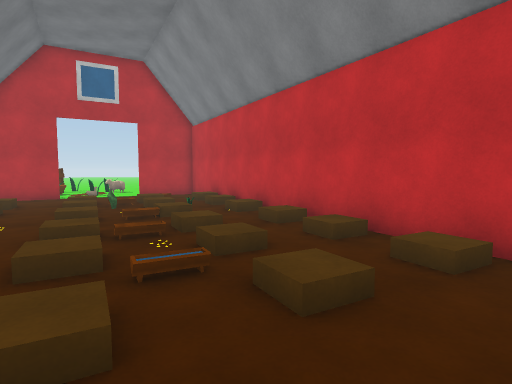
view 1 (above)

16 first-person views from a walk through a Unity game level. The camera is 1.4 m above the floor, tilts 4° down and sees 80° across. Doors are open. The floor is counted in squares, 1 m on a side. Each view is taken from the middle of a square. On the plan, view 1 faces up. The plan holds only what a view shows up to about 14 squares ahead; the rest is blank. The place goes on beyond the plan. Some surface patterns are stand-ins.

view 2
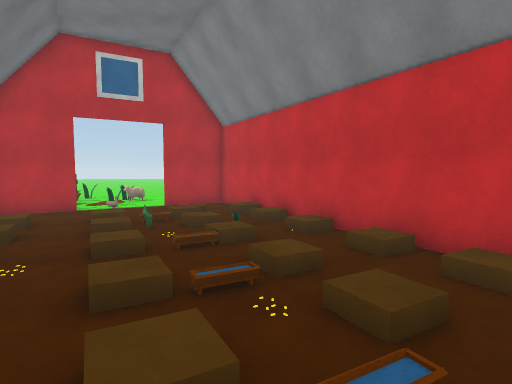

view 3
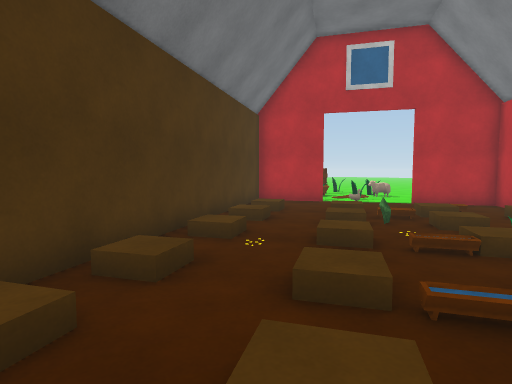

view 4
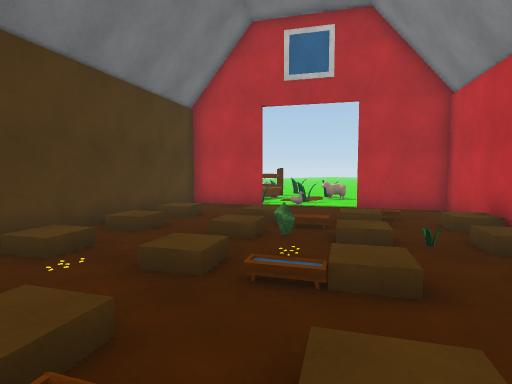

view 5
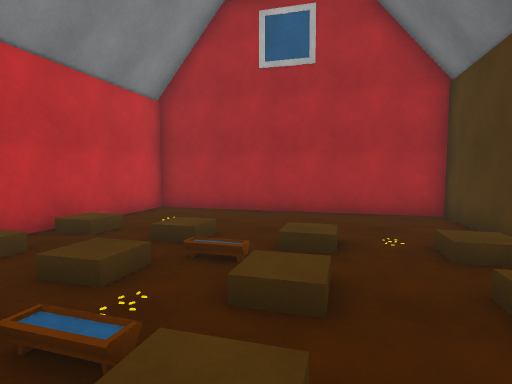

view 6
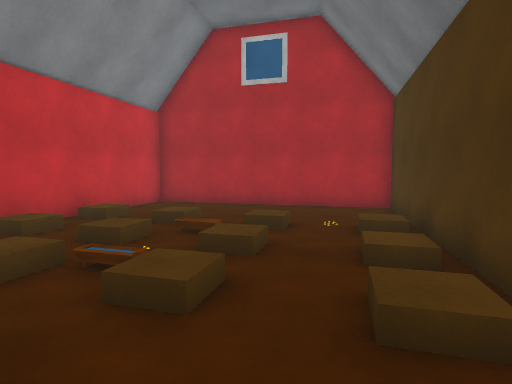

view 7
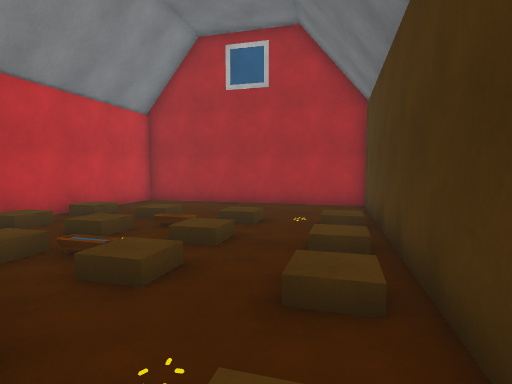

view 8
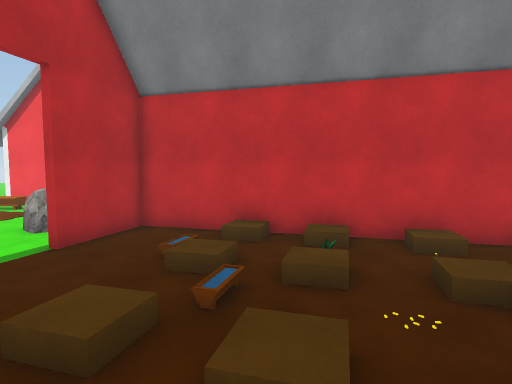

view 9
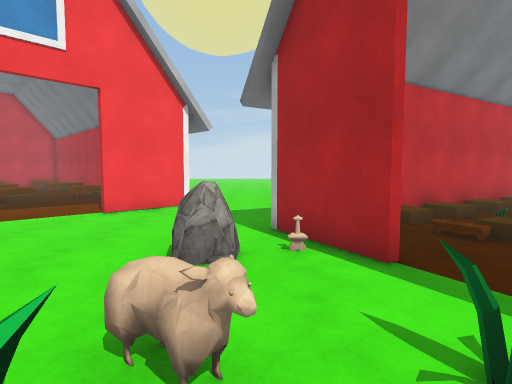

view 10
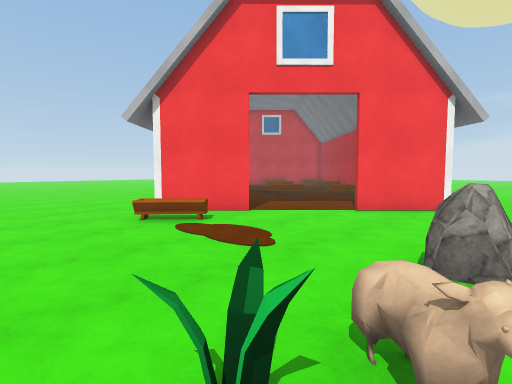

view 11
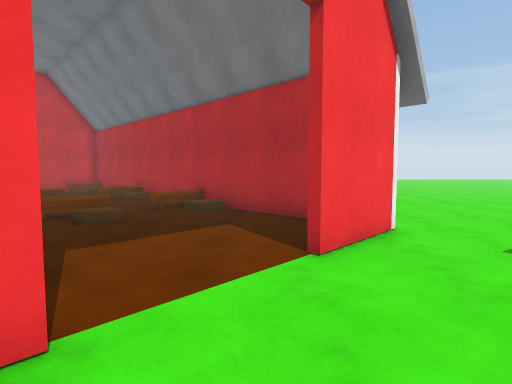

view 12
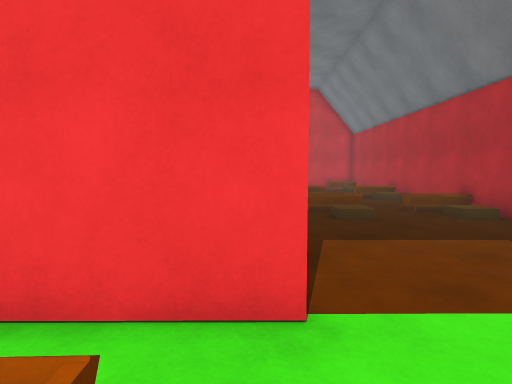

view 13
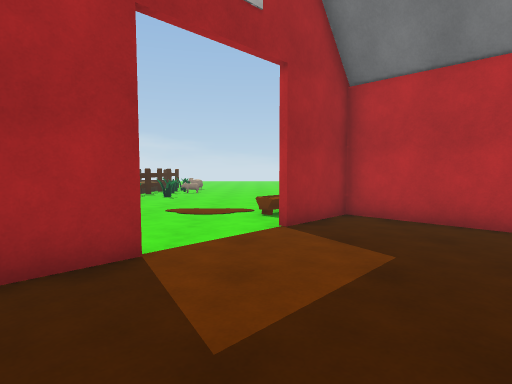

view 14
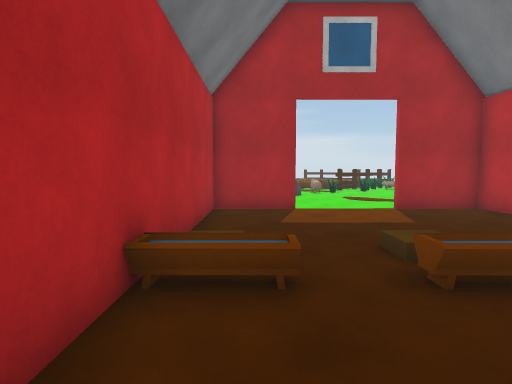

view 15
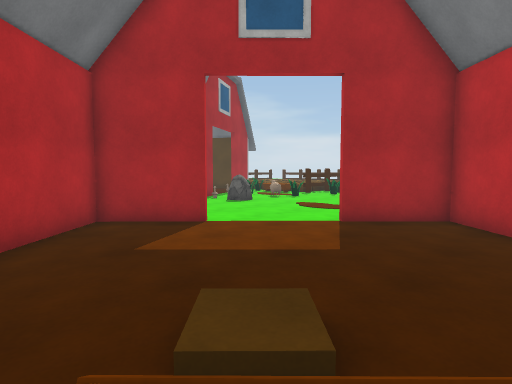

view 16
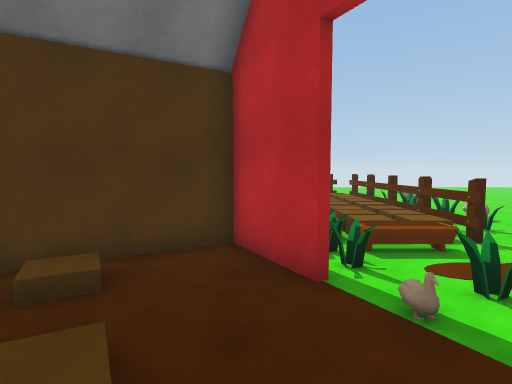

### Floor plan
Key: @ floor where view 1 was taken; # wall or solid block; . floor; / step, stairs or slope; D open door; P plant; R rock; F fence; O other object.
Columns run from 18 left of view 1 to 8 right of it. Each row starts with its distance up from view 1.
 31         ..... ##....OO.....
 30         .....##.......O....
 29         ....##.........O..#
 28         ...O###DDDD.....###
 27         ...OO.#DDDD.... #.
 26         ....O..DDDD....##
 25        ........DDDD...##
 24 ..     ........DDDD..##
 23 ...    ...........####
 22   O..  ............##
 21   O.O. ...............
 20  O  ....OO..R...........
 19 OOFFFFF. O..R.............
 18       O. ...O###    .......
 17       O..ODDD#.##    ......
 16       OO.DDDD...#     .....
 15         #DDDD//O##      ...
 14       ##.DDDD///.#       ..
 13       #....O./..O##
 12       ##...O//OO..#
 11        #.O./OP/..O##
 10        ##././..//..##
  9         ##/..O//../O#
  8          #./.O..//./##
  7          ##O.././/./O#
  6           #...O////./##
  5           ##O.././/./O#
  4            #...O////./##
  3            ##O.././/...##
  2             ##..//......#
  1              #O........##
  0              ##...@..###
 -1               #.....##
 -2               ##..###
 -3                ####
 -4                ##

Positions as (right, up) in squares from view 1, and headings:
1: (0, 0), facing up
2: (-2, 2), facing up
3: (-2, 3), facing up-left
4: (-1, 6), facing up-left
5: (-5, 7), facing down-right
6: (-7, 8), facing down-right
7: (-8, 8), facing down-right
8: (-8, 9), facing up-right
9: (-11, 19), facing right
10: (-11, 19), facing up-right
11: (-6, 25), facing right
12: (-6, 25), facing up-right
13: (4, 26), facing left
14: (8, 31), facing down-left
15: (4, 31), facing down-left
16: (-5, 14), facing left
